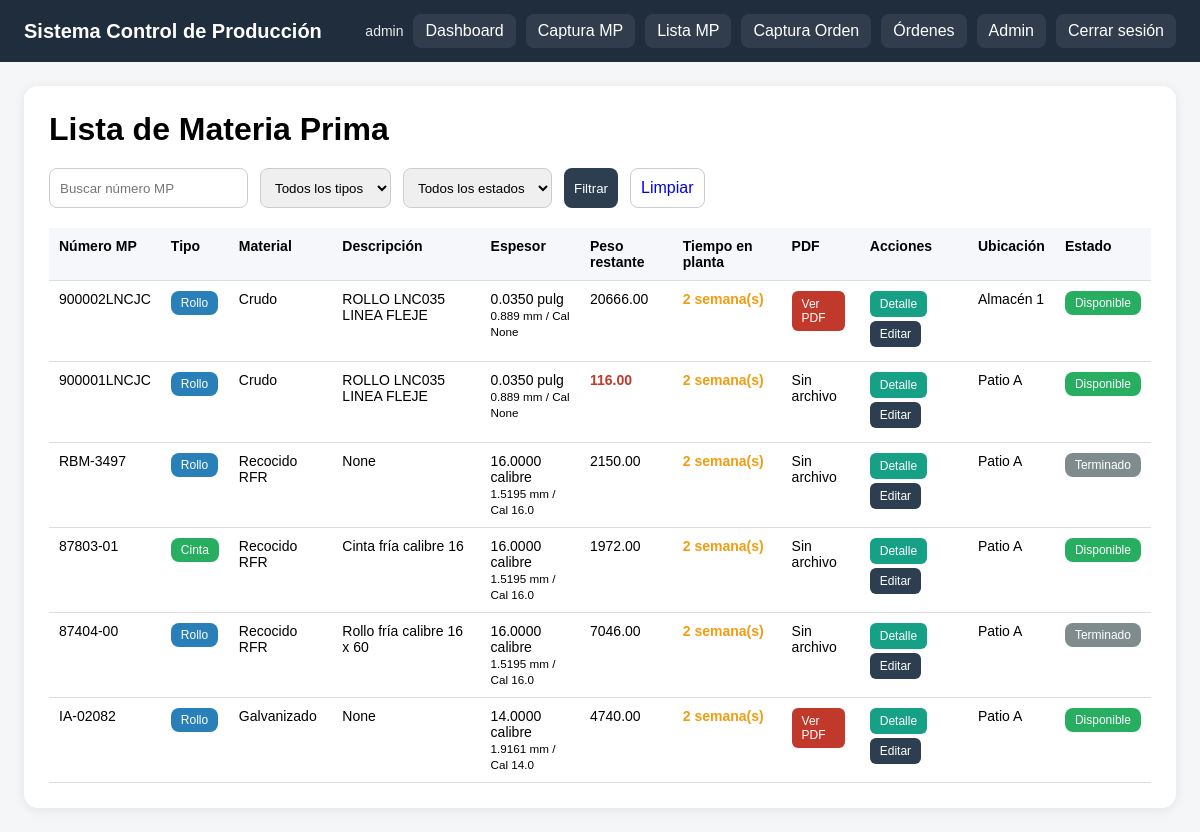
The app's page /lista-mp/ (signed in) with its own data.
### inventario/models.py (models this page shows, shortened)
class MateriaPrima(models.Model):
    TIPO_MP_CHOICES = [
        ('Rollo', 'Rollo'),
        ('Placa', 'Placa'),
        ('Cinta', 'Cinta'),
    ]
    ORIGEN_MP_CHOICES = [
        ('Cliente', 'Cliente'),
        ('Interna', 'Interna'),
    ]
    MATERIAL_CHOICES = [
        ('Galvanizado', 'Galvanizado'),
        ('Crudo', 'Crudo'),
        ('Recocido RFR', 'Recocido RFR'),
        ('Aluminizado', 'Aluminizado'),
        ('Decapado', 'Decapado'),
        ('Rolado en caliente', 'Rolado en caliente'),
        ('Galvanizado y pintado', 'Galvanizado y pintado'),
    ]
    UBICACION_CHOICES = [
        ('Patio A', 'Patio A'),
        ('Patio B', 'Patio B'),
        ('Almacén 1', 'Almacén 1'),
        ('Almacén 2', 'Almacén 2'),
        ('Producción', 'Producción'),
    ]
    ESTADO_CHOICES = [
        ('Disponible', 'Disponible'),
        ('En Proceso', 'En Proceso'),
        ('Terminado', 'Terminado'),
    ]
    UNIDAD_ESPESOR_CHOICES = [
        ('mm', 'mm'),
        ('pulg', 'pulg'),
        ('calibre', 'calibre'),
    ]
    numero_mp = models.CharField(max_length=100, unique=True)
    tipo_mp = models.CharField(max_length=20, choices=TIPO_MP_CHOICES, default='Rollo')
    cliente = models.ForeignKey(Cliente, on_delete=models.SET_NULL, null=True, blank=True)
    origen_mp = models.CharField(max_length=20, choices=ORIGEN_MP_CHOICES, default='Interna')
    lote = models.CharField(max_length=100, blank=True, null=True)
    codigo = models.CharField(max_length=100, blank=True, null=True)
    descripcion = models.CharField(max_length=255, blank=True, null=True)
    material = models.CharField(max_length=50, choices=MATERIAL_CHOICES)
    grado = models.CharField(max_length=100, blank=True, null=True)
    acabado = models.CharField(max_length=100, blank=True, null=True)
    espesor_valor = models.DecimalField(max_digits=10, decimal_places=4, null=True, blank=True)
    unidad_espesor = models.CharField(max_length=20, choices=UNIDAD_ESPESOR_CHOICES, default='mm')
    ancho = models.DecimalField(max_digits=10, decimal_places=2, null=True, blank=True)
    largo = models.DecimalField(max_digits=10, decimal_places=2, null=True, blank=True)
    peso = models.DecimalField(max_digits=10, decimal_places=2)
    peso_restante = models.DecimalField(max_digits=10, decimal_places=2, null=True, blank=True)
    diametro_interior = models.DecimalField(max_digits=10, decimal_places=2, null=True, blank=True)
    diametro_exterior = models.DecimalField(max_digits=10, decimal_places=2, null=True, blank=True)
    proveedor = models.CharField(max_length=150, blank=True, null=True)
    ubicacion = models.CharField(max_length=50, choices=UBICACION_CHOICES, default='Almacén 1')
    estado = models.CharField(max_length=20, choices=ESTADO_CHOICES, default='Disponible')
    fecha_entrada = models.DateField(null=True, blank=True)
    archivo_pdf = models.FileField(upload_to='ordenes_mp/', null=True, blank=True)
    observaciones = models.TextField(blank=True, null=True)
    @property
    def espesor_mm(self):
        if self.espesor_valor is None:
            return None
        if self.unidad_espesor == 'mm':
            return round(float(self.espesor_valor), 4)
        elif self.unidad_espesor == 'pulg':
            return round(float(self.espesor_valor) * 25.4, 4)
        elif self.unidad_espesor == 'calibre':
            return round(0.1495 * (92 ** ((36 - float(self.espesor_valor)) / 39)), 4)
        return None
    @property
    def calibre(self):
        if self.unidad_espesor == 'calibre' and self.espesor_valor is not None:
            return round(float(self.espesor_valor), 2)
        return None
    @property
    def tiempo_en_fabrica(self):
        if not self.fecha_entrada:
            return "Sin fecha"
        hoy = timezone.localdate()
        dias = (hoy - self.fecha_entrada).days
        if dias < 7:
            return f"{dias} día(s)"
        elif dias < 30:
            semanas = dias // 7
            return f"{semanas} semana(s)"
        else:
            meses = dias // 30
            return f"{meses} mes(es)"

### inventario/views.py (the view)
# urls.py: path('lista-mp/', lista_mp, name='lista_mp'),
@login_required
def lista_mp(request):
    if not request.user.groups.filter(name__in=['Administrador', 'Supervisor', 'Operador']).exists():
        return HttpResponse("No tienes permiso para ver la materia prima.")
    busqueda = request.GET.get('q', '')
    tipo = request.GET.get('tipo', '')
    estado = request.GET.get('estado', '')
    materias_primas = MateriaPrima.objects.all().order_by('-id')
    if busqueda:
        materias_primas = materias_primas.filter(numero_mp__icontains=busqueda)
    if tipo:
        materias_primas = materias_primas.filter(tipo_mp=tipo)
    if estado:
        materias_primas = materias_primas.filter(estado=estado)
    return render(request, 'inventario/lista_mp.html', {
        'materias_primas': materias_primas,
        'busqueda': busqueda,
        'tipo': tipo,
        'estado': estado,
    })

### inventario/templates/inventario/lista_mp.html (shortened to what this page needs)
{% extends 'base.html' %}
{% block content %}
<div class="contenedor">
    <h1>Lista de Materia Prima</h1>
    <form method="get" class="filtros">
        <input type="text" name="q" placeholder="Buscar número MP" value="{{ busqueda }}">
        <select name="tipo">
            <option value="">Todos los tipos</option>
        </select>
        <select name="estado">
            <option value="">Todos los estados</option>
        </select>
        <button type="submit">Filtrar</button>
        <a href="/lista-mp/">Limpiar</a>
    </form>
    <table>
        <thead>
            <tr>
                <th>Número MP</th>
                <th>Tipo</th>
                <th>Material</th>
                <th>Descripción</th>
                <th>Espesor</th>
                <th>Peso restante</th>
                <th>Tiempo en planta</th>
                <th>PDF</th>
                <th>Acciones</th>
                <th>Ubicación</th>
                <th>Estado</th>
            </tr>
        </thead>
        <tbody>
            {% for mp in materias_primas %}
            <tr>
                <td>{{ mp.numero_mp }}</td>
                <td>
                    {% if mp.tipo_mp == 'Rollo' %}
                        <span class="badge rollo">Rollo</span>
                    {% elif mp.tipo_mp == 'Cinta' %}
                        <span class="badge cinta">Cinta</span>
                    {% elif mp.tipo_mp == 'Placa' %}
                        <span class="badge placa">Placa</span>
                    {% endif %}
                </td>
                <td>{{ mp.material }}</td>
                <td>{{ mp.descripcion }}</td>
                <td>
                    {{ mp.espesor_valor }} {{ mp.unidad_espesor }}<br>
                    <small>{{ mp.espesor_mm }} mm / Cal {{ mp.calibre }}</small>
                </td>
                <td class="{% if mp.peso_restante < 1000 %}bajo{% endif %}">
                    {{ mp.peso_restante }}
                </td>
                <td>
                    {% with tiempo=mp.tiempo_en_fabrica %}
                        {% if 'día' in tiempo or 'días' in tiempo %}
                            <span class="tiempo-verde">{{ tiempo }}</span>
                        {% elif 'semana' in tiempo or 'semanas' in tiempo %}
                            <span class="tiempo-amarillo">{{ tiempo }}</span>
                        {% else %}
                            <span class="tiempo-rojo">{{ tiempo }}</span>
                        {% endif %}
                    {% endwith %}
                </td>
                <td>
                    {% if mp.archivo_pdf %}
                        <a class="btn-pdf" href="{{ mp.archivo_pdf.url }}" target="_blank">Ver PDF</a>
                    {% else %}
                        Sin archivo
                    {% endif %}
                </td>
                <td>
                    <a class="btn-detalle" href="{% url 'detalle_mp' mp.id %}">Detalle</a>
                    <a class="btn-editar" href="{% url 'editar_mp' mp.id %}">Editar</a>
                </td>
                <td>{{ mp.ubicacion }}</td>
                <td>
                    {% if mp.estado == 'Disponible' %}
                        <span class="badge disponible">Disponible</span>
                    {% elif mp.estado == 'En Proceso' %}
                        <span class="badge enproceso">En Proceso</span>
                    {% elif mp.estado == 'Terminado' %}
                        <span class="badge terminado">Terminado</span>
                    {% else %}
                        {{ mp.estado }}
                    {% endif %}
                </td>
            </tr>
            {% empty %}
            <tr>
                <td colspan="11">No hay materia prima registrada.</td>
            </tr>
            {% endfor %}
        </tbody>
    </table>
</div>
{% endblock %}

### templates/base.html (shortened to what this page needs)
<!DOCTYPE html>
<html lang="es">
<head>
</head>
<body>
{% if request.user.is_authenticated %}
<div class="navbar">
    <div class="logo">Sistema Control de Producción</div>
    <div class="links">
        <span class="usuario">{{ request.user.username }}</span>
        <a href="/">Dashboard</a>
        <a href="/captura-mp/">Captura MP</a>
        <a href="/lista-mp/">Lista MP</a>
        <a href="/captura/">Captura Orden</a>
        <a href="/ordenes/">Órdenes</a>
        <a href="/admin/">Admin</a>
        <a href="/logout/">Cerrar sesión</a>
    </div>
</div>
{% endif %}
<div class="contenido">
    {% block content %}{% endblock %}
</div>
</body>
</html>

### templates/base.html (style rules this page uses)
body { margin: 0; font-family: Arial, sans-serif; background: #f4f6f8; }
.navbar { background: #1f2d3d; color: white; padding: 14px 24px; display: flex; justify-content: space-between; align-items: center; }
.navbar .logo { font-size: 20px; font-weight: bold; }
.navbar .links { display: flex; gap: 10px; flex-wrap: wrap; align-items: center; }
.navbar a { color: white; text-decoration: none; padding: 8px 12px; border-radius: 8px; background: rgba(255,255,255,0.08); }
.usuario { font-size: 14px; opacity: 0.9; }
.contenido { padding: 24px; }

### inventario/templates/inventario/lista_mp.html (style rules this page uses)
.contenedor { background: white; border-radius: 14px; padding: 25px; box-shadow: 0 2px 12px rgba(0,0,0,0.08); }
h1 { margin-top: 0; margin-bottom: 20px; }
.filtros { display: flex; gap: 12px; flex-wrap: wrap; margin-bottom: 20px; }
.filtros input, .filtros select, .filtros button, .filtros a { padding: 10px; border-radius: 8px; border: 1px solid #ccc; text-decoration: none; }
.filtros button { background: #2c3e50; color: white; border: none; cursor: pointer; }
table { width: 100%; border-collapse: collapse; font-size: 14px; }
th, td { padding: 10px; border-bottom: 1px solid #ddd; text-align: left; vertical-align: top; }
th { background: #f5f7fa; }
.badge { padding: 5px 10px; border-radius: 8px; font-size: 12px; color: white; display: inline-block; }
.rollo { background: #2980b9; }
.cinta { background: #27ae60; }
.disponible { background: #27ae60; }
.terminado { background: #7f8c8d; }
.bajo { color: #c0392b; font-weight: bold; }
.tiempo-amarillo { color: #f39c12; font-weight: bold; }
.btn-pdf, .btn-editar, .btn-detalle { display: inline-block; padding: 6px 10px; color: white; border-radius: 6px; text-decoration: none; font-size: 12px; margin-right: 5px; margin-bottom: 4px; }
.btn-pdf { background: #c0392b; }
.btn-editar { background: #2c3e50; }
.btn-detalle { background: #16a085; }

### records on screen
MateriaPrima: numero_mp "900002LNCJC", tipo_mp "Rollo", material "Crudo", descripcion "ROLLO LNC035 LINEA FLEJE", espesor_valor "0.0350", unidad_espesor "pulg", espesor_mm "0.889", calibre "None", peso_restante "20666.00", tiempo_en_fabrica "2 semana(s)", ubicacion "Almacén 1", estado "Disponible"
MateriaPrima: numero_mp "900001LNCJC", tipo_mp "Rollo", material "Crudo", descripcion "ROLLO LNC035 LINEA FLEJE", espesor_valor "0.0350", unidad_espesor "pulg", espesor_mm "0.889", calibre "None", peso_restante "116.00", tiempo_en_fabrica "2 semana(s)", archivo_pdf "Sin archivo", ubicacion "Patio A", estado "Disponible"
MateriaPrima: numero_mp "RBM-3497", tipo_mp "Rollo", material "Recocido RFR", descripcion "None", espesor_valor "16.0000", unidad_espesor "calibre", espesor_mm "1.5195", calibre "16.0", peso_restante "2150.00", tiempo_en_fabrica "2 semana(s)", archivo_pdf "Sin archivo", ubicacion "Patio A", estado "Terminado"
MateriaPrima: numero_mp "87803-01", tipo_mp "Cinta", material "Recocido RFR", descripcion "Cinta fría calibre 16", espesor_valor "16.0000", unidad_espesor "calibre", espesor_mm "1.5195", calibre "16.0", peso_restante "1972.00", tiempo_en_fabrica "2 semana(s)", shows "Sin archivo", ubicacion "Patio A", estado "Disponible"
MateriaPrima: numero_mp "87404-00", tipo_mp "Rollo", material "Recocido RFR", descripcion "Rollo fría calibre 16 x 60", espesor_valor "16.0000", unidad_espesor "calibre", espesor_mm "1.5195", calibre "16.0", peso_restante "7046.00", tiempo_en_fabrica "2 semana(s)", archivo_pdf "Sin archivo", ubicacion "Patio A", estado "Terminado"
MateriaPrima: numero_mp "IA-02082", tipo_mp "Rollo", material "Galvanizado", descripcion "None", espesor_valor "14.0000", unidad_espesor "calibre", espesor_mm "1.9161", calibre "14.0", peso_restante "4740.00", tiempo_en_fabrica "2 semana(s)", ubicacion "Patio A", estado "Disponible"

### other values on screen
{{ request.user.username }} "admin"
